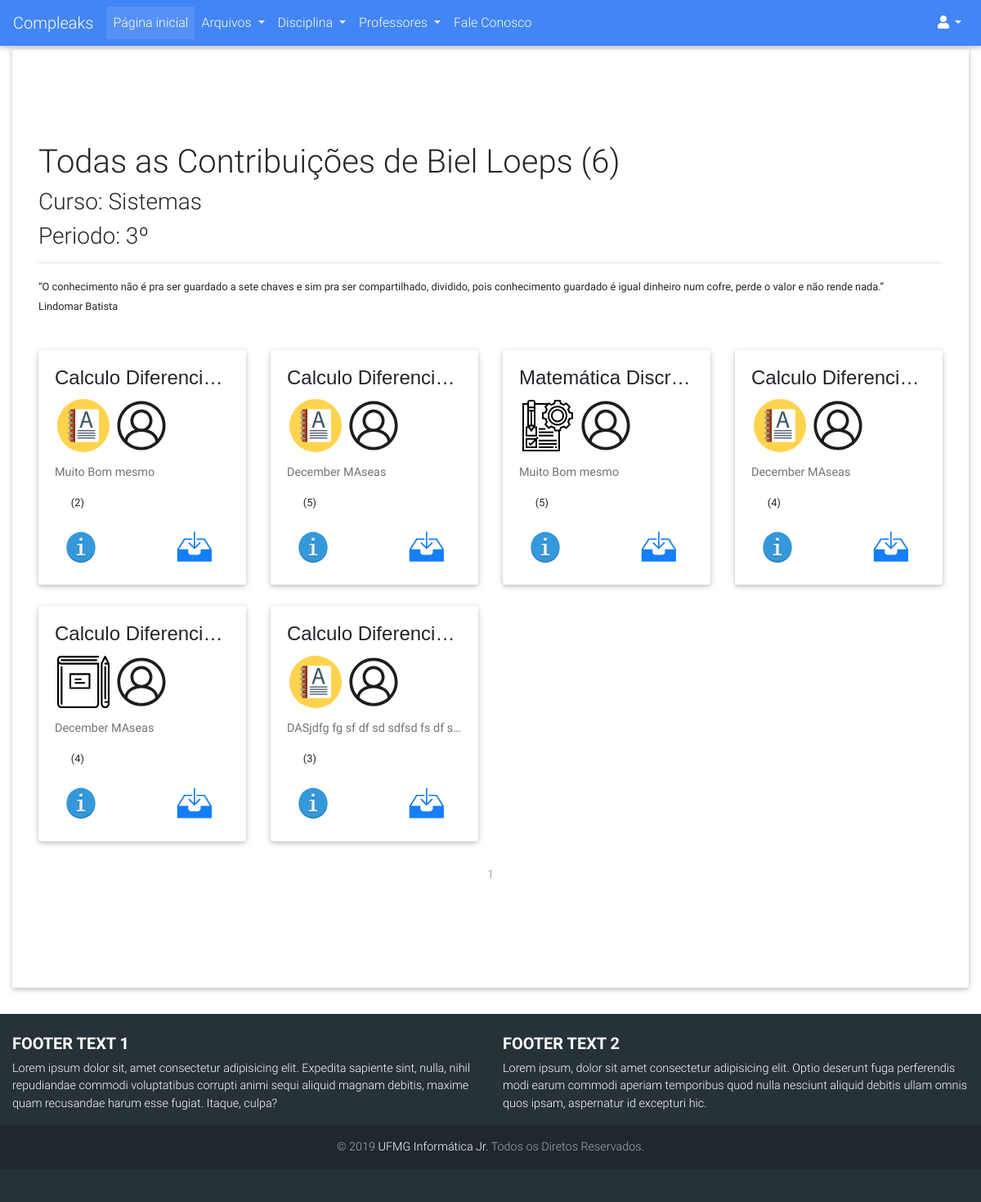
Screenshot of /usuarios/perfil/1 with the database file from the repository.
### compleaks/usuarios/models.py (models this page shows, shortened)
class Usuario(db.Model, UserMixin):
	__tablename__ = 'usuarios'
	id = db.Column(db.Integer, primary_key=True)
	username = db.Column(db.String(30), unique=True)
	hhash = db.Column(db.String)
	nome = db.Column(db.String(120))
	email = db.Column(db.String(120), unique=True)
	curso = db.Column(db.String(64))
	periodo = db.Column(db.Integer)
	is_admin = db.Column(db.Integer)
	data_criacao = db.Column(db.DateTime, default=datetime.now)
	avatar = db.Column(db.String(120), default="default_profile.png")
	ativado = db.Column(db.Boolean)
	data_deletado = db.Column(db.DateTime, nullable=True)
	id_deletor = db.Column(db.Integer, nullable=True)
	motivo_delete = db.Column(db.String(120), nullable=True)
	arquivos = db.relationship('Arquivo', backref='author', lazy=True)
	avaliacoes = db.relationship('Avaliacao_Arquivo', backref='avaliador', lazy=True)

### compleaks/arquivos/models.py (models this page shows, shortened)
class Arquivo(db.Model):
	__tablename__ = 'arquivos'
	id = db.Column(db.Integer, primary_key=True)
	arquivo = db.Column(db.String(120), nullable=False)
	ano = db.Column(db.Integer)
	semestre = db.Column(db.String(80))
	tipo_conteudo = db.Column(db.String(120))
	observacoes = db.Column(db.Text)
	data_submissao = db.Column(db.DateTime, default=datetime.now)
	nota = db.Column(db.Integer, nullable=True)
	data_deletado = db.Column(db.DateTime, nullable=True)
	ativado = db.Column(db.Boolean)
	id_deletor = db.Column(db.Integer, nullable=True)
	motivo_delete = db.Column(db.String(600), nullable=True)
	professors = db.relationship(Professor)
	disciplinas = db.relationship(Disciplina)
	usuarios = db.relationship(Usuario)
	professor_id = db.Column(db.Integer, db.ForeignKey('professores.id'), nullable=True)
	disciplina_id = db.Column(db.Integer, db.ForeignKey('disciplinas.id'), nullable=False)
	usuario_id = db.Column(db.Integer, db.ForeignKey('usuarios.id'), nullable=False)
	avaliacoes = db.relationship('Avaliacao_Arquivo', backref='arquivo_avaliado', lazy=True)

### compleaks/disciplinas/models.py (models this page shows, shortened)
class Disciplina(db.Model):
	__tablename__ = 'disciplinas'
	id = db.Column(db.Integer, primary_key=True)
	nome = db.Column(db.String, unique=True)
	data_criacao = db.Column(db.DateTime, default=datetime.now())
	ativado = db.Column(db.Boolean)
	data_deletado = db.Column(db.DateTime, nullable=True)
	id_deletor = db.Column(db.Integer, nullable=True)
	id_criador = db.Column(db.Integer, nullable=True)
	motivo_delete = db.Column(db.String(120), nullable=True)
	arquivos = db.relationship('Arquivo', backref='disciplina', lazy=True)

### compleaks/usuarios/views.py (the view)
@usuarios.route('/perfil/<int:user_id>', methods= ['POST', 'GET'])
def perfil(user_id):
	form_login = LoginForm()
	user = Usuario.query.get_or_404(user_id)
	avatar = url_for('static', filename='images/avatares/'+user.avatar)
	if not user.ativado and current_user.is_authenticated:
		if not user.is_admin:
			abort(404)
	quantidade = len([arquiv for arquiv in user.arquivos if arquiv.ativado])
	page = request.args.get('page', 1, type=int)
	arquivos = Arquivo.query\
					.filter(Arquivo.usuario_id\
					.contains(int(user.id)))\
					.filter_by(ativado=True)\
					.paginate(page=page, per_page=12)
	arquivos_row_1 = []
	arquivos_row_2 = []
	arquivos_row_3 = []
	contador = 0
	for arquivo in arquivos.items:
		if contador >= 4:
			break
		arquivos_row_1.append(arquivo)
		contador = contador + 1
	contador = 0
	for arquivo in arquivos.items:
		if contador >= 8:
			break
		if contador >= 4:
			arquivos_row_2.append(arquivo)
		contador = contador + 1
	contador = 0
	for arquivo in arquivos.items:
		if contador >= 12:
			break
		if contador >= 8:
			arquivos_row_3.append(arquivo)
		contador = contador + 1
	arquivos_rows = [arquivos_row_1, arquivos_row_2, arquivos_row_3]
	return render_template('usuario_contribuicao.html', user=user,
							contribuiu=quantidade, arquivos=arquivos, dist=dist,
							form_login=form_login, arquivos_rows=arquivos_rows,
							avatar=avatar)

### compleaks/usuarios/templates/usuarios/usuario_contribuicao.html (shortened to what this page needs)
{% extends "base.html" %}
{% block content %}
<div class="page-header">
    <h1>Todas as Contribuições de {{user.username}} ({{contribuiu}})</h1>
    <h3>Curso: {{user.curso}}</h3>
    <h3>Periodo: {{user.periodo}}º</h3>
    <hr/>
    <p>
    <small><q>O conhecimento não é pra ser guardado a sete chaves e sim pra ser compartilhado, dividido, pois conhecimento guardado é igual dinheiro num cofre, perde o valor e não rende nada.</q><br/>
Lindomar Batista</small></p>
</div>
{% for row in arquivos_rows %}
    {% if row %}
    <div class="row">
        {% for arquivo in row %}
               <div class="col-lg-3 col-6">
                <div class="dist card">
                  <div class="card-body">
                    <h4 style="font-family: sans-serif;" class="card-title text-center text-truncate">{{arquivo.disciplina.nome}}</h4>
                    <p class="card-text">
                        <a href="{{ url_for('arquivos.buscar', filtro=3, admin='nao', pesquisa='nao', tip_arquiv=arquivo.tipo_conteudo) }}?page=1"><img class="img-responsive image marcas" data-toggle="tooltip" data-placement="button" title="{{arquivo.tipo_conteudo}}" src="{{url_for('static', filename='images/icones/conteudo/'+arquivo.tipo_conteudo+'.svg')}}" alt="{{arquivo.tipo_conteudo}}."></a>
                        <a href="{{url_for('usuarios.perfil', user_id=arquivo.author.id)}}"><img class="img-responsive image marcas" data-toggle="tooltip" data-placement="bottom" title="{{arquivo.author.username}}" src="{{url_for('static', filename='images/icones/padrao/user.svg')}}" alt="Username"></a>
                    </p>
                    <h5><p class="card-text text-truncate"><a data-toggle="tooltip" data-placement="top" title="{{arquivo.observacoes}}">{{arquivo.observacoes}}</a></p></h5>
                    <p>
                        <div id="atual2-{{arquivo.id}}">
                            <small>({{arquivo.nota}})</small>
                        </div>
                    </p>
                    <a href="#" data-toggle="modal" data-target="#confirm{{arquivo.id}}" class="card-link"><img class="img-responsive info" data-toggle="tooltip" data-placement="bottom" title="Mais Informações" src="{{url_for('static', filename='images/icones/padrao/info.svg')}}" alt="mais"></a>
                    <a  href="{{ url_for('static', filename='uploads/' + arquivo.arquivo + '.zip') }}"><img class="img-responsive download" data-toggle="tooltip" data-placement="top" title="Download" src="{{url_for('static', filename='images/icones/padrao/downloads.svg')}}" alt="Download"/></a>
                  </div>
                </div>
              </div>
            {% endfor %}
        </div>
    {% endif %}
{% endfor %}
<br/>
<nav style="position: static;" aria-label="Page navigation example">
    <ul class="pagination justify-content-center">
        {% for page_num in arquivos.iter_pages(left_edge=1, right_edge=1, left_current=1, right_current=2) %}
            {% if arquivos.page == page_num and page_num %}
                <li class="page-item disabled">
                    <a class="page-link" href="{{ url_for('usuarios.perfil',user_id=user.id, page=page_num) }}">{{ page_num }}</a></li>
            {% elif page_num %}
                <li class="page-item">
                    <a class="page-link" href="{{ url_for('usuarios.troca', page=page_num) }}">{{ page_num }}</a></li>
                </li>
            {% else %}
                ...
            {% endif %}
        {% endfor %}
    </ul>
</nav>
{% endblock%}

### compleaks/templates/base.html (shortened to what this page needs)
<!DOCTYPE html>
<html lang="en">
<head>
  <link href="{{url_for('static',filename='css/component.css')}}" rel="stylesheet">
  <link href="{{url_for('static',filename='css/estilos.css')}}" rel="stylesheet">
  <link rel="stylesheet" href="https://use.fontawesome.com/releases/v5.7.0/css/all.css">
  <link href="{{url_for('static',filename='css/bootstrap.min.css')}}" rel="stylesheet">
  <link href="{{url_for('static',filename='css/mdb.min.css')}}" rel="stylesheet">
  <link href="{{url_for('static',filename='css/style.css')}}" rel="stylesheet">
</head>
<body>
  <nav class="mb-1 navbar navbar-expand-lg navbar-dark primary-color lighten-1">
    <a class="navbar-brand" href="{{ url_for('principal.index') }}">Compleaks</a>
  <div class="collapse navbar-collapse" id="navbarSupportedContent-555">
    <ul class="navbar-nav mr-auto">
      <li class="nav-item active">
        <a class="nav-link" href="{{ url_for('principal.index') }}">Página inicial
        </a>
      </li>
      <li class="nav-item dropdown">
        <a class="nav-link dropdown-toggle" id="navbarDropdownMenuLink-555" data-toggle="dropdown" aria-haspopup="true"
          aria-expanded="false">Arquivos
        </a>
      </li>
      <li class="nav-item dropdown">
        <a class="nav-link dropdown-toggle" id="navbarDropdownMenuLink-555" data-toggle="dropdown" aria-haspopup="true"
          aria-expanded="false">Disciplina
        </a>
      </li>
      <li class="nav-item dropdown">
        <a class="nav-link dropdown-toggle" id="navbarDropdownMenuLink-555" data-toggle="dropdown" aria-haspopup="true"
          aria-expanded="false">Professores
        </a>
      </li>
        <li class="nav-item">
          <a class="nav-link" href="{{url_for('principal.feedback')}}" > Fale Conosco
          </a>
        </li>
    </ul>
    <ul class="navbar-nav ml-auto nav-flex-icons">
      {% if not current_user.is_authenticated %}
        <li class="nav-item dropdown">
          <a class="nav-link dropdown-toggle" id="navbarDropdownMenuLink-4" data-toggle="dropdown" aria-haspopup="true"
            aria-expanded="false">
            <i class="fas fa-user"></i></a>
      {% endif %}
    </ul>
  </div>
</nav>
  {% block divisao %}
  <div class="container-fluid">
    <div class="jumbotron" style="background-color: white;">
  {% endblock %}
      <div style="margin-bottom: 50px; margin-top: 50px;">
        {% block content %}
        {% endblock %}
      </div>
    </div>
  </div>
<footer class="page-footer font-small special-color-dark teal pt-4">
    <div class="container-fluid text-center text-md-left">
      <div class="row">
        <div class="col-md-6 mt-md-0 mt-3">
          <h5 class="text-uppercase font-weight-bold">Footer text 1</h5>
          <p>Lorem ipsum dolor sit, amet consectetur adipisicing elit. Expedita sapiente sint, nulla, nihil repudiandae commodi voluptatibus corrupti animi sequi aliquid magnam debitis, maxime quam recusandae harum esse fugiat. Itaque, culpa?</p>
        </div>
        <div class="col-md-6 mb-md-0 mb-3">
          <h5 class="text-uppercase font-weight-bold">Footer text 2</h5>
          <p>Lorem ipsum, dolor sit amet consectetur adipisicing elit. Optio deserunt fuga perferendis modi earum commodi aperiam temporibus quod nulla nesciunt aliquid debitis ullam omnis quos ipsam, aspernatur id excepturi hic.</p>
        </div>
      </div>
    </div>
    <div class="footer-copyright text-center py-3">© 2019
      <a href="http://ijunior.com.br"> UFMG Informática Jr.</a> Todos os Diretos Reservados.
    </div>
  </footer>
</body>
</html>

### compleaks/static/css/component.css (style rules this page uses)
.download { margin-left: 40% !important; width: 25%; }
.image { width: 30% !important; margin: 0 auto !important; padding: 0 !important; }
.info { width: 20% !important; margin: 0 0 0 5% !important; padding: 0 !important; }
.dist { margin-top: 10% !important; }
.marcas { margin-left: 1.5% !important }

### compleaks/static/css/estilos.css (style rules this page uses)
body { overflow: auto; }
footer { background: #2196F3; padding: 80px 0px 40px 0px; position: relative; }

### compleaks/static/css/style.css (style rules this page uses)
html { width: 100%; height: 100%; }

### rows the page displays
Usuario: username "Biel Loeps", curso "Sistemas", periodo "3"
Arquivo: disciplina.nome "Calculo Diferenci…", tipo_conteudo (picture), observacoes "Muito Bom mesmo", nota "2"
Arquivo: disciplina.nome "Calculo Diferenci…", tipo_conteudo (picture), observacoes "December MAseas", nota "5"
Arquivo: disciplina.nome "Matemática Discr…", tipo_conteudo (picture), observacoes "Muito Bom mesmo", nota "5"
Arquivo: disciplina.nome "Calculo Diferenci…", tipo_conteudo (picture), observacoes "December MAseas", nota "4"
Arquivo: disciplina.nome "Calculo Diferenci…", tipo_conteudo (picture), observacoes "December MAseas", nota "4"
Arquivo: disciplina.nome "Calculo Diferenci…", tipo_conteudo (picture), observacoes "DASjdfg fg sf df sd sdfsd fs df s…", nota "3"

### other values shown
{{ contribuiu }} "6"
{{ page_num }} "1"
